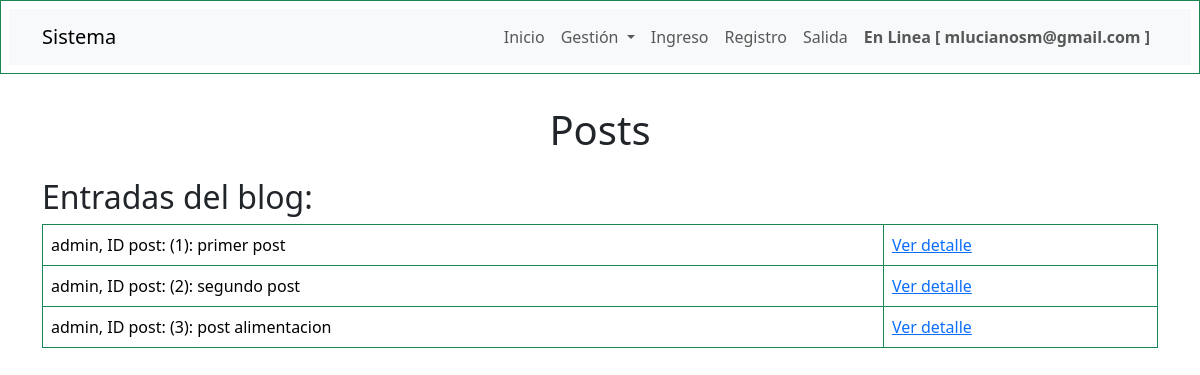
Screenshot of /blog/ (signed in) with the database file from the repository.
### blog/models.py (models this page shows, shortened)
class Post(models.Model):
    id = models.AutoField(primary_key=True)
    titulo = models.CharField(max_length=50,null=False,blank=False)
    contenido = models.TextField(null=False,blank=False)
    fecha_creacion = models.DateField(auto_created=True,auto_now_add=True)
    autor = models.ForeignKey(User, on_delete=models.CASCADE, blank=False,null=False)
    categoria = models.ForeignKey(Categoria, on_delete=models.CASCADE,blank=False,null=False, default=4)
    class Meta:
        managed = True
        db_table = 'posts'

### blog/views.py (the view)
# urls.py: path('',views.posts, name="posts"),
@login_required(login_url="home")
def posts(request):
    contexto = {}
    posts = Post.objects.all().order_by("id")
    contexto['posts'] = posts
    return render(request,'blog/posts.html' ,contexto)

### templates/blog/posts.html
{% extends "layouts/base.html" %}
{% block contenido %}
<header>
    <h1 class="text-center py-3">Posts</h1>
</header>
<main class="container">
    <section id="posts">
        <h2>Entradas del blog:</h2>
        <table class="table table-bordered border-success">
                {% for post in posts %}
                <tr>
                    <td>{{post.autor.username}}, ID post: ({{post.id}}): {{post.titulo}}  </td>
                    <td><a href="{% url "detalle_post" post.id %}">Ver detalle</a>        </td>
                </tr>
                {% endfor %}
        </table>
    </section>
</main>
{% endblock contenido %}

### templates/partials/navbar.html (shortened to what this page needs)
<table class="table table-bordered border-success">
  <tr><td>
    <nav class="navbar navbar-expand-lg bg-body-tertiary">
        <div class="container">
          <a class="navbar-brand" href="{% url "home" %}">Sistema</a>
          <div class="collapse navbar-collapse" id="navbarNavDropdown">
            <ul class="navbar-nav ms-auto">
              <li class="nav-item">
                <a class="nav-link" href="{% url "home" %}">Inicio</a>
              </li>
              <li class="nav-item dropdown">
                <a class="nav-link dropdown-toggle" href="#" role="button" data-bs-toggle="dropdown" aria-expanded="false">
                  Gestión
                </a>
              </li>
                <li class="nav-item">
                  <a class="nav-link" href="{% url "login_view" %}">Ingreso</a>
                </li>
                <li class="nav-item">
                  <a class="nav-link" href="{% url "registro_view" %}">Registro</a>
                </li>
                <li class="nav-item">
                  <a class="nav-link" href="{% url "logout_view" %}">Salida</a>
                </li>
                <li class="nav-item">
                  <a class="nav-link fw-bold" href="">En Linea [ {{user.email}} ]</a>
                </li>
            </ul>
          </div>
        </div>
      </nav>
    </td></tr>
  </table>

### static/css/styles.css (style rules this page uses)
body { background: #ffffff ; background-size: cover; }

### rows the page displays
Post: autor.username "admin", id "1", titulo "primer post"
Post: autor.username "admin", id "2", titulo "segundo post"
Post: autor.username "admin", id "3", titulo "post alimentacion"

### other values shown
{{ user.email }} "mlucianosm@gmail.com"
